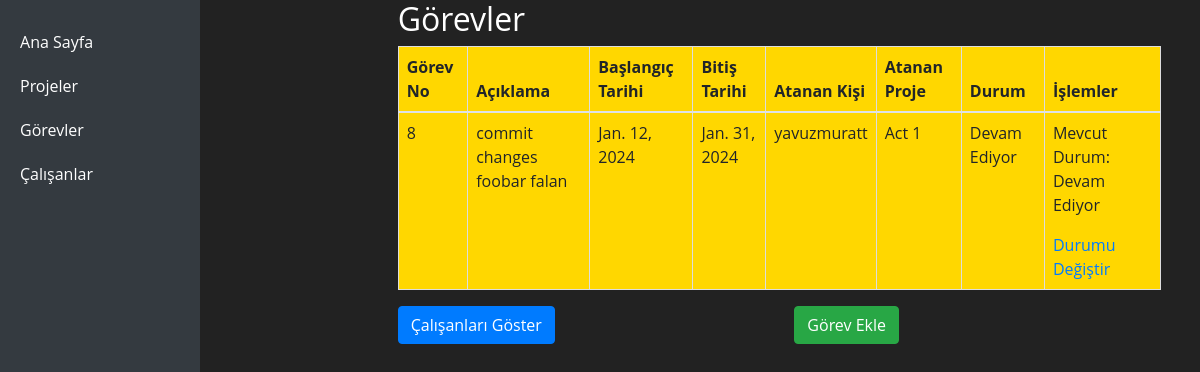
The app's page /gorevler/ with its own data.
### YonetimWebSite/models.py (models this page shows, shortened)
class Gorev(models.Model):
    proje = models.ForeignKey(Proje, on_delete=models.CASCADE)
    calisan = models.ForeignKey(User, related_name='gorevler', null=True, blank=True, on_delete=models.SET_NULL)
    atanma_tarihi = models.DateField(null=True, blank=True)
    aciklama = models.TextField(default="Bu proje hakkında bir açıklama bulunmamaktadır.")
    baslangic_tarihi = models.DateField()
    bitis_tarihi = models.DateField()
    STATUS_CHOICES = [
        ('Tamamlanacak', 'Tamamlanacak'),
        ('Devam Ediyor', 'Devam Ediyor'),
        ('Tamamlandı', 'Tamamlandı'),
    ]
    durum = models.CharField(max_length=20, choices=STATUS_CHOICES)

class Proje(models.Model):
    DURUM_SECENEKLERI = (
        ('Devam Ediyor', 'Devam Ediyor'),
        ('Tamamlandı', 'Tamamlandı'),
    )
    proje_adi = models.CharField(max_length=255)
    aciklama = models.TextField(max_length=20, choices=DURUM_SECENEKLERI)
    baslangic_tarihi = models.DateField()
    bitis_tarihi = models.DateField()
    calisanlar = models.ManyToManyField(User, related_name='projeler')

### YonetimWebSite/views.py (the view)
# urls.py: path('gorevler/', views.gorevler, name='gorevler'),
def gorevler(request):
    gorevler = Gorev.objects.all()
    projeler = Proje.objects.all()
    return render(request, 'gorevler.html', {'gorevler': gorevler, 'projeler': projeler})

### YonetimWebSite/templates/gorevler.html
{% extends 'inbase.html' %}
{% block content %}
    <h2>Görevler</h2>
    <table class="table">
       <thead>
      <tr>
        <th>Görev No</th>
        <th>Açıklama</th>
        <th>Başlangıç Tarihi</th>
        <th>Bitiş Tarihi</th>
        <th>Atanan Kişi</th>
        <th>Atanan Proje</th>
        <th>Durum</th>
        <th>İşlemler</th>
      </tr>
    </thead>
    <tbody>
      {% for gorev in gorevler %}
        <tr>
          <td>{{ gorev.id }}</td>
          <td>{{ gorev.aciklama }}</td>
          <td>{{ gorev.baslangic_tarihi }}</td>
          <td>{{ gorev.bitis_tarihi }}</td>
          <td>{{ gorev.calisan }}</td>
            <td>{{ gorev.proje.proje_adi }}</td>
          <td>{{ gorev.durum }}</td>
          <td>
            <p>Mevcut Durum: {{ gorev.durum }}</p>
            <a href="{% url 'gorev_durum_degistir' gorev.id %}">Durumu Değiştir</a>
          </td>
        </tr>
      {% endfor %}
    </tbody>
  </table>
    <div class="row">
        <div class="col-md-6">
            <a href="{% url 'calisanlar' %}" class="btn btn-primary">Çalışanları Göster</a>
        </div>
        <div class="col-md-6">
            <a href="{% url 'gorev_ekle' %}" class="btn btn-success">Görev Ekle</a>
        </div>
    </div>
{% endblock %}

### static/instyle.css (style rules this page uses)
body { font-family: 'Open Sans', sans-serif; background-color: #222; color: #fff; }
.table { background-color: #FFD700; }
.table th, .table td { border: 1px solid #ddd; padding: 8px; text-align: left; }

### records on screen
Gorev: id "8", aciklama "commit changes foobar falan", baslangic_tarihi "Jan. 12, 2024", bitis_tarihi "Jan. 31, 2024", calisan "yavuzmuratt", proje.proje_adi "Act 1", durum "Devam Ediyor"
